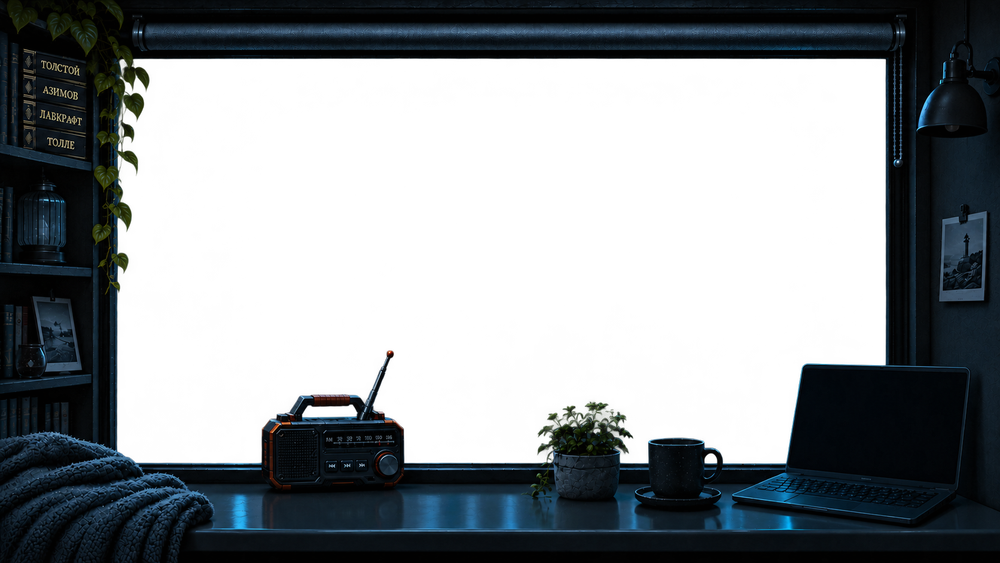
#> input picture art_src/v2/room_off_layer.png, 1000 x 563 px, shrunk from 1672 x 941 before the run, found by its file name
$ python align_v2.py
#> lines starting #> are read from the running program, lines starting #| are printed output that depends on the picture
# Выравнивание room_on_layer по room_off_layer (tools/align_v2.py → art_src/v2/room_on_aligned.png).
# Корреляция градиентов log-яркости (не зависит от освещения) по горизонтальным полосам: верх кадра совпадает,
# а подоконник/стол в ON нарисован на ~5 px выше — поэтому сдвиг по вертикали подбирается для каждой полосы
# и сглаживается (вертикальная деформация), по горизонтали — общий сдвиг.
import numpy as np; from PIL import Image
A = np.asarray(Image.open('art_src/v2/room_off_layer.png'), float); B = np.asarray(Image.open('art_src/v2/room_on_layer.png'), float)
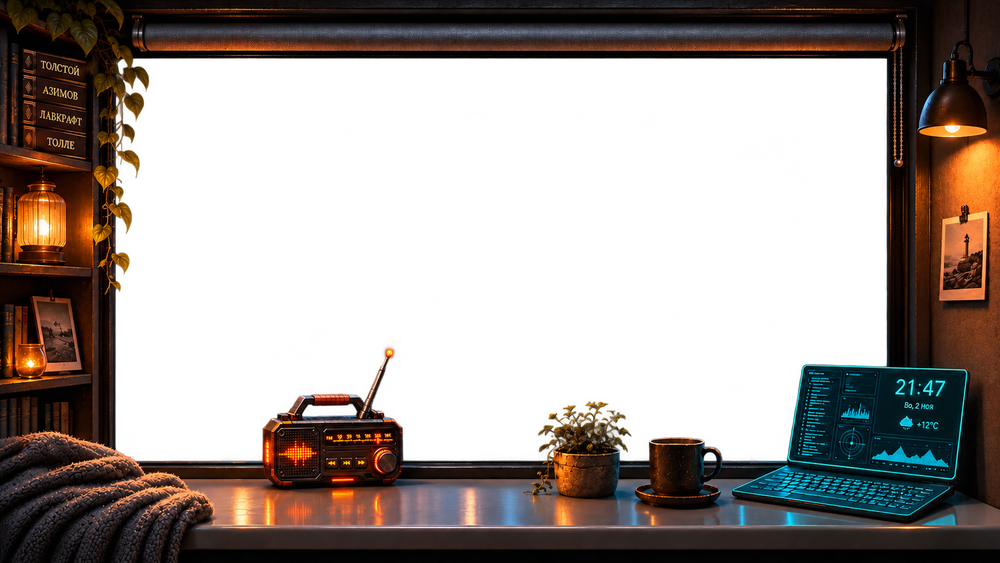
#> input picture art_src/v2/room_on_layer.png, 1000 x 563 px, shrunk from 1672 x 941 before the run, found by its file name
H, W = A.shape[:2]
#> H = 563; W = 1000
def feat(X):
    gy, gx = np.gradient(np.log1p(X[..., :3].mean(2))); return np.hypot(gx, gy) * (X[..., 3] > 250)
fa, fb = feat(A), feat(B)
#> in feat (call 2), `gy, gx = np.gradient(np.log1p(X[..., :3].mean(2)))`:
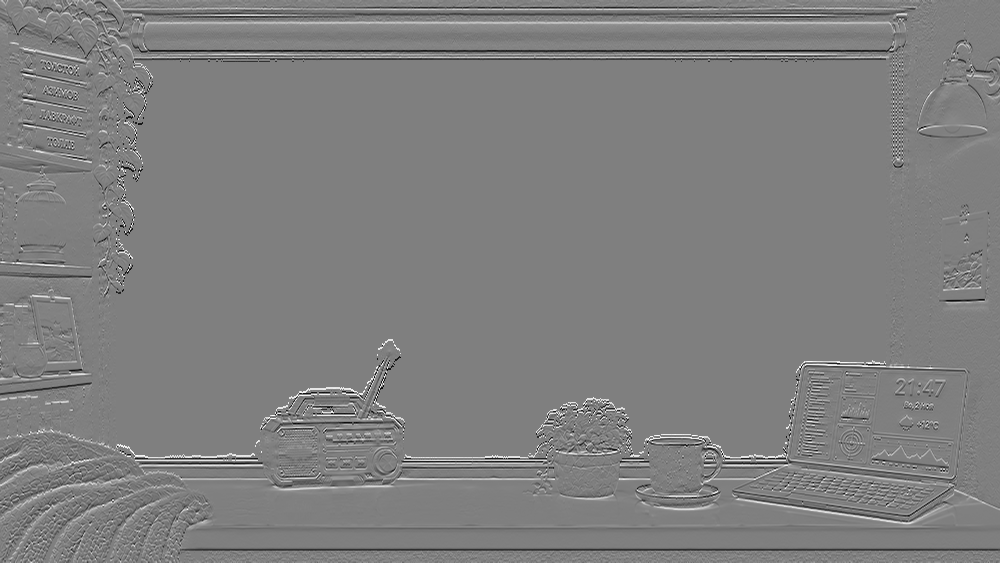
#> gy: shape (563, 1000) float64; min -2.77, max 2.77, mean -0.00266; drawn with min black and max white
#> in feat (call 2), `gy, gx = np.gradient(np.log1p(X[..., :3].mean(2)))`:
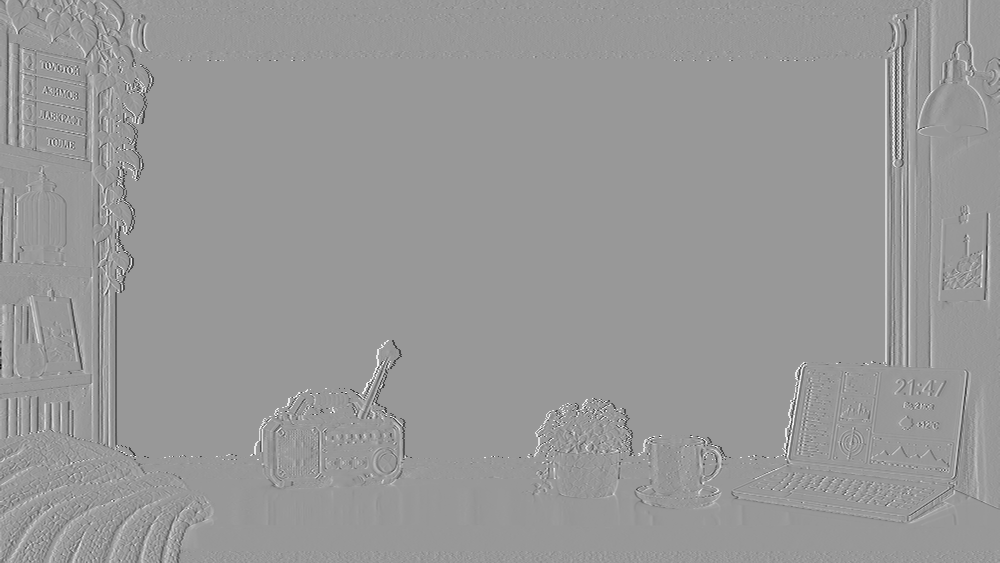
#> gx: shape (563, 1000) float64; min -4.12, max 2.77, mean 0.000819; drawn with min black and max white
def sample_rows(img, ys):  # img[ys] с дробными ys (линейно)
    y0 = np.clip(np.floor(ys).astype(int), 0, H - 1); y1 = np.clip(y0 + 1, 0, H - 1); f = (ys - np.floor(ys))
#> after `y0 = np.clip(np.floor(ys).astype(int), 0, H - 1)`: y0 = 563 values from 6 to 562
#> after `y1 = np.clip(y0 + 1, 0, H - 1)`: y1 = 563 values from 7 to 562
#> after `f = ys - np.floor(ys)`: f = 563 values from 0 to 0
    f = f.reshape((-1,) + (1,) * (img.ndim - 1)); return img[y0] * (1 - f) + img[y1] * f
# общий сдвиг (для отчёта)
def gerr(dy): return np.abs(sample_rows(fb, np.arange(H) - dy) - fa)[40:-40, 40:-40].mean()
g = min((gerr(d), d) for d in np.arange(-6, 6.01, 0.1)); print('лучший общий сдвиг dy =', round(g[1], 1), 'err', round(g[0], 4), '(0:', round(gerr(0), 4), ')')
#> in sample_rows (call 9), `f = ys - np.floor(ys)`: f = 563 values, max 0.2 at index 507, min 0.2 at index 123, mean 0.2
#> in sample_rows (call 9), `return img[y0] * (1 - f) + img[y1] * f`:
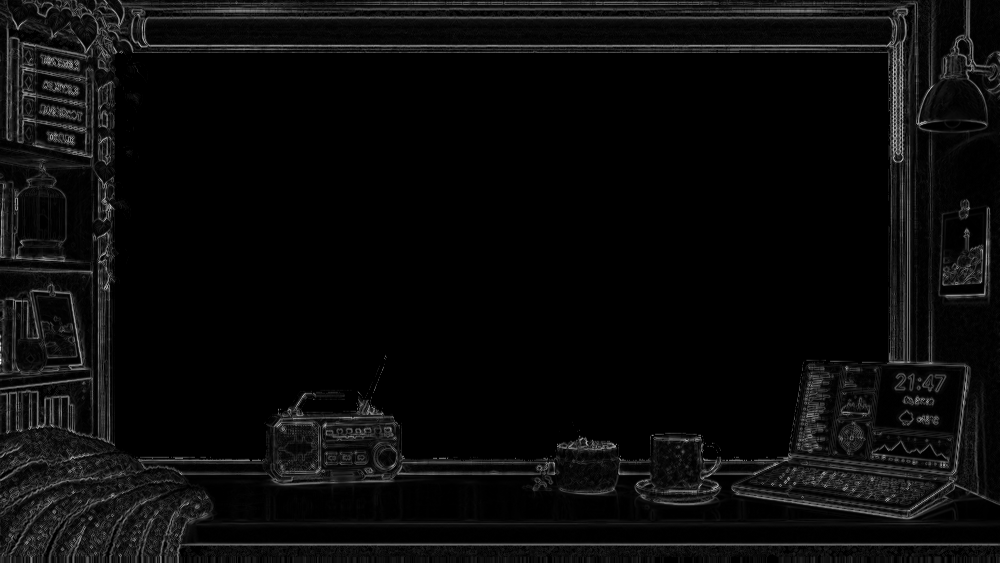
#> returned value: shape (563, 1000) float64; min 0, max 3.96, mean 0.17; drawn with min black and max white
#> in sample_rows (call 17), `f = ys - np.floor(ys)`: f = 563 values, max 0.4 at index 0, min 0.4 at index 252, mean 0.4
#> in sample_rows (call 17), `return img[y0] * (1 - f) + img[y1] * f`:
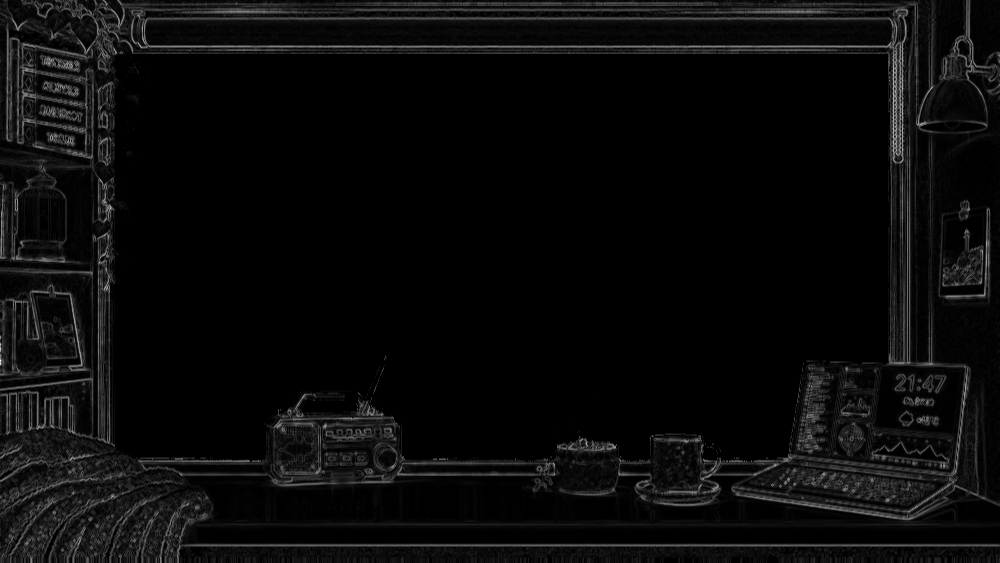
#> returned value: shape (563, 1000) float64; min 0, max 4.03, mean 0.17; drawn with min black and max white
#> in sample_rows (call 27), `f = ys - np.floor(ys)`: f = 563 values, max 0.4 at index 253, min 0.4 at index 509, mean 0.4
#> in sample_rows (call 27), `return img[y0] * (1 - f) + img[y1] * f`:
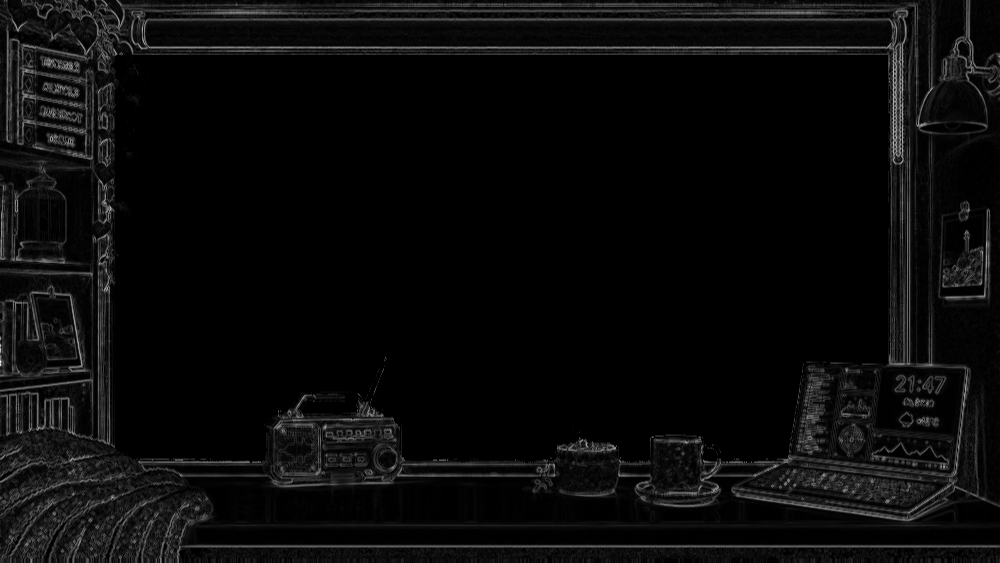
#> returned value: shape (563, 1000) float64; min 0, max 4.03, mean 0.17; drawn with min black and max white
#> in sample_rows (call 37), `f = ys - np.floor(ys)`: f = 563 values, max 0.4 at index 254, min 0.4 at index 510, mean 0.4
#> in sample_rows (call 37), `return img[y0] * (1 - f) + img[y1] * f`:
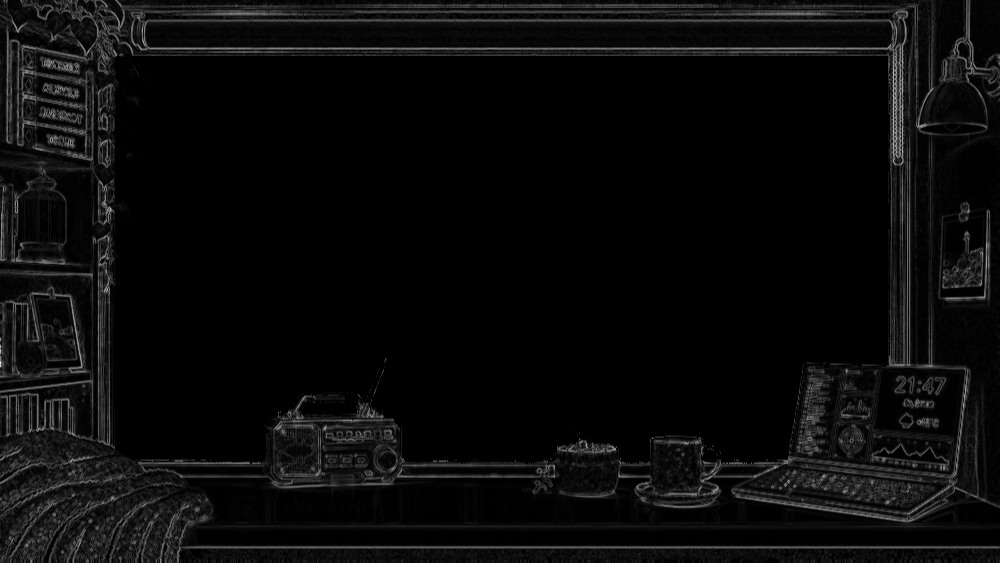
#> returned value: shape (563, 1000) float64; min 0, max 4.03, mean 0.17; drawn with min black and max white
#> after `g = min(((gerr(d), d) for d in np.arange(-6, 6.01, 0.1)))`: g = (0.0916, -0.3)
centers = np.arange(20, H - 20, 12); shifts = []; wts = []
#> after `centers = np.arange(20, H - 20, 12)`: centers = 44 values from 20 to 536
for c in centers:
    sl = slice(max(0, c - 24), min(H, c + 24)); a = fa[sl]
    if a.sum() < 50: shifts.append(np.nan); wts.append(0); continue
    best = min((np.abs(sample_rows(fb, np.arange(sl.start, sl.stop) - d) - a).sum(), d) for d in np.arange(-8, 8.01, 0.25))
    shifts.append(-best[1]); wts.append(a.sum())
#> this loop made 44 passes
#> best on passes 1 to 12: (5691.1, -0.25), (8201.6, -0.25), (6825.6, -0.5), (6281, -0.5), (5472.5, -0.5), (2811, -0.25), (2273.4, -0.25), (2218.6, -0.25), (2402, -0.25), (2333.5, -0.25), (2405.1, -0.25), (2251.5, 0.25)
#> after the loop, shifts = 44 values, max 0.5 at index 2, min -3.5 at index 40, mean -0.324; wts = 44 values, max 18443.5 at index 39, min 3417.7 at index 14, mean 7755.2
shifts = np.array(shifts); ok = ~np.isnan(shifts)
sm = np.interp(centers, centers[ok], shifts[ok])
#> sm has the same summary as shifts
sm = np.array([np.median(sm[max(0, i - 3):i + 4]) for i in range(len(sm))])  # медиана по 7 полосам
#> sm = 44 values, max 0.5 at index 1, min -2.5 at index 43, mean -0.261
k = np.ones(5) / 5; sm = np.convolve(np.pad(sm, 2, mode='edge'), k, 'valid')
#> after `sm = np.convolve(np.pad(sm, 2, mode='edge'), k, 'valid')`: sm = 44 values, max 0.4 at index 0, min -2.1 at index 43, mean -0.266
dyrow = np.interp(np.arange(H), centers, sm)  # ON[y + dyrow] ↔ OFF[y]
#> dyrow = 563 values, max 0.4 at index 0, min -2.1 at index 536, mean -0.316
print('вертикальный сдвиг ON относительно OFF по высоте (y: px):', {int(y): round(float(dyrow[y]), 1) for y in range(0, H, 80)})
#| вертикальный сдвиг ON относительно OFF по высоте (y: px): {0: 0.4, 80: 0.2, 160: 0.2, 240: 0.2, 320: -0.2, 400: -0.4, 480: -1.5, 560: -2.1}
out = sample_rows(B, np.clip(np.arange(H) + dyrow, 0, H - 1)); out[..., 3] = A[..., 3]  # силуэт стекла — как у OFF
print('err до', round(np.abs(fb - fa)[40:-40].mean(), 4), 'после', round(np.abs(feat(out) - fa)[40:-40].mean(), 4))
#| err до 0.1009 после 0.0913
Image.fromarray(np.clip(out + .5, 0, 255).astype(np.uint8), 'RGBA').save('art_src/v2/room_on_aligned.png')
